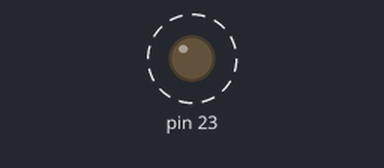
Bench run of a sketch on a simulated Arduino Uno, built with avr-gcc and run on an emulated ATmega328P. Shown: output pins drawn as LEDs (lit = HIGH). Dashed ring = blinking.

Above: at 0.15 s.
Timing chart, 0 to 3.0 s (numbered marks = the images above):
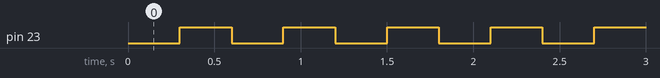

Measured:
- by itself, pin 23: alternates HIGH for 0.30 s and LOW for 0.30 s

The sketch:

la3.ino
```cpp
void setup() {
  // PB7-es lába beállítása kimenetnek
  DDRB |= (1 << PB7);
  //pinMode(13, OUTPUT);
}


void loop() {
  // bit billegtetése XOR művelettel (toggle)
  //PORTB ^= (1 << PB7); // (1 << PB7) => 0b10000000


  // put your main code here, to run repeatedly:
  // PORTB7 bit értékeinek beállítása 0-re
  PORTB &= ~(1 << PB7); // ~(1 << PB7) => 0b01111111
  //digitalWrite(13, HIGH);
  delay(300);

  // PORTB7 bit értékeinek beállítása 1-re
  PORTB |= (1 << PB7); // (1 << PB7) => 0b10000000
  //digitalWrite(13, LOW);
  delay(300);
}
```
